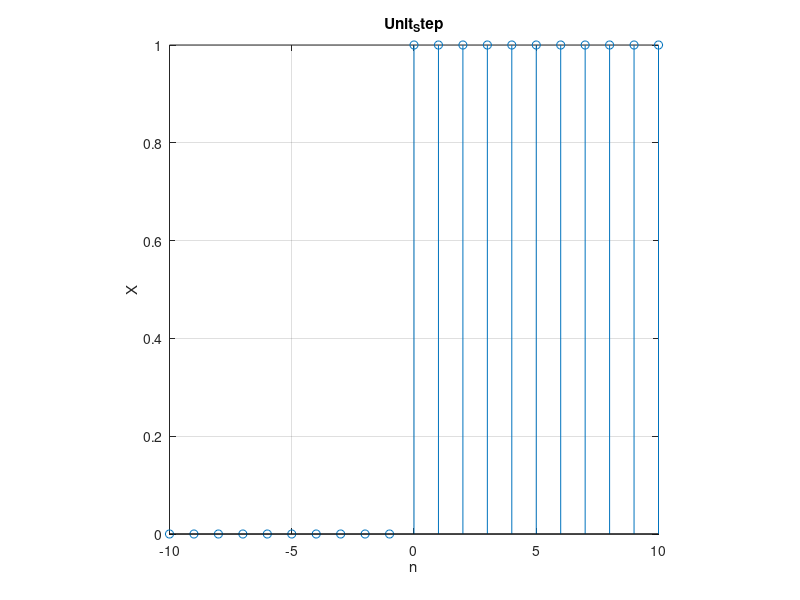

MATLAB code for this plot:
clc;
close all;
n = -10:1:10;
X = 1*(n>=0)+0*(n<0);
figure(1);
stem (n,X);
title ('Unit_Step');
xlabel ('n');
ylabel ('X');
grid on;
axis square;
